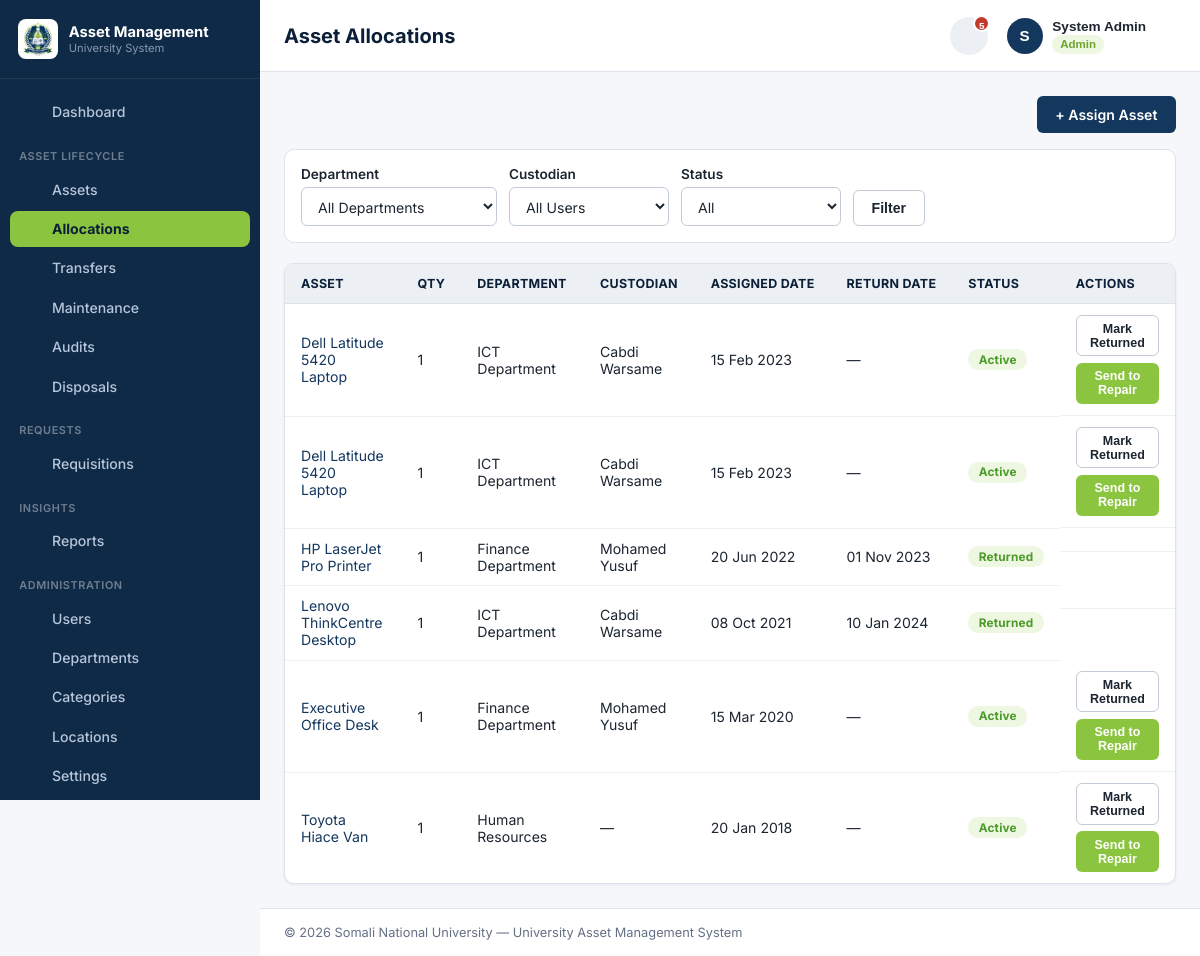
The app's page /modules/assigned/list.php (signed in) with its own data.
### tables this page shows
CREATE TABLE asset_assigned (
    assign_id          INT AUTO_INCREMENT PRIMARY KEY,
    asset_id           INT NOT NULL,
    quantity           INT NOT NULL DEFAULT 1,
    assigned_to        INT NOT NULL COMMENT 'department the asset is allocated to',
    assigned_user_id   INT NULL COMMENT 'specific staff custodian within the department',
    assigned_by        INT NOT NULL COMMENT 'user who processed the allocation',
    assigned_date      DATE NOT NULL,
    return_date        DATE NULL,
    status             ENUM('active','returned','repair') NOT NULL DEFAULT 'active',
    remarks            VARCHAR(255) NULL,
    created_at         TIMESTAMP NOT NULL DEFAULT CURRENT_TIMESTAMP,
    updated_at         TIMESTAMP NOT NULL DEFAULT CURRENT_TIMESTAMP ON UPDATE CURRENT_TIMESTAMP,
    CONSTRAINT fk_assigned_asset FOREIGN KEY (asset_id) REFERENCES assets(asset_id)
        ON UPDATE CASCADE ON DELETE CASCADE,
    CONSTRAINT fk_assigned_department FOREIGN KEY (assigned_to) REFERENCES departments(department_id)
        ON UPDATE CASCADE ON DELETE RESTRICT,
    CONSTRAINT fk_assigned_user FOREIGN KEY (assigned_user_id) REFERENCES users(user_id)
        ON UPDATE CASCADE ON DELETE SET NULL,
    CONSTRAINT fk_assigned_by FOREIGN KEY (assigned_by) REFERENCES users(user_id)
        ON UPDATE CASCADE ON DELETE RESTRICT
);

CREATE TABLE assets (
    asset_id         INT AUTO_INCREMENT PRIMARY KEY,
    name             VARCHAR(150) NOT NULL,
    category_id      INT NOT NULL,
    serial_no        VARCHAR(100) NULL,
    location_id      INT NULL,
    department_id    INT NULL COMMENT 'current custodian department',
    purchase_date    DATE NOT NULL,
    purchase_cost    DECIMAL(12,2) NOT NULL COMMENT 'cost per unit',
    quantity         INT NOT NULL DEFAULT 1 COMMENT 'total physical units this record represents',
    warranty_expiry  DATE NULL,
    status           ENUM('active','under_repair','disposed') NOT NULL DEFAULT 'active',
    description      TEXT NULL,
    created_at       TIMESTAMP NOT NULL DEFAULT CURRENT_TIMESTAMP,
    updated_at       TIMESTAMP NOT NULL DEFAULT CURRENT_TIMESTAMP ON UPDATE CURRENT_TIMESTAMP,
    CONSTRAINT fk_assets_category FOREIGN KEY (category_id) REFERENCES categories(category_id)
        ON UPDATE CASCADE ON DELETE RESTRICT,
    CONSTRAINT fk_assets_location FOREIGN KEY (location_id) REFERENCES locations(location_id)
        ON UPDATE CASCADE ON DELETE SET NULL,
    CONSTRAINT fk_assets_department FOREIGN KEY (department_id) REFERENCES departments(department_id)
        ON UPDATE CASCADE ON DELETE SET NULL
);

CREATE TABLE departments (
    department_id    INT AUTO_INCREMENT PRIMARY KEY,
    department_name  VARCHAR(100) NOT NULL,
    head_id           INT NULL,
    location          VARCHAR(150) NULL,
    created_at        TIMESTAMP NOT NULL DEFAULT CURRENT_TIMESTAMP,
    updated_at        TIMESTAMP NOT NULL DEFAULT CURRENT_TIMESTAMP ON UPDATE CURRENT_TIMESTAMP
);

CREATE TABLE users (
    user_id        INT AUTO_INCREMENT PRIMARY KEY,
    name           VARCHAR(100) NOT NULL,
    email          VARCHAR(150) NOT NULL UNIQUE,
    username       VARCHAR(50) NOT NULL UNIQUE,
    profile_picture VARCHAR(255) NULL,
    password       VARCHAR(255) NOT NULL,
    role_id        INT NOT NULL,
    department_id  INT NULL,
    status         ENUM('active','inactive') NOT NULL DEFAULT 'active',
    created_at     TIMESTAMP NOT NULL DEFAULT CURRENT_TIMESTAMP,
    updated_at     TIMESTAMP NOT NULL DEFAULT CURRENT_TIMESTAMP ON UPDATE CURRENT_TIMESTAMP,
    CONSTRAINT fk_users_role FOREIGN KEY (role_id) REFERENCES roles(role_id)
        ON UPDATE CASCADE ON DELETE RESTRICT,
    CONSTRAINT fk_users_department FOREIGN KEY (department_id) REFERENCES departments(department_id)
        ON UPDATE CASCADE ON DELETE SET NULL
);

### includes/auth.php (called while the page is built, shortened)
<?php
function isLoggedIn(): bool
{
    return !empty($_SESSION['user_id']);
}
function hasRole(array $roles): bool
{
    return isLoggedIn() && in_array($_SESSION['role_name'], $roles, true);
}

### modules/assigned/list.php (the view, shortened to what this page needs)
<?php
require_once __DIR__ . '/../../includes/bootstrap.php';
$canEdit = hasRole([ROLE_ADMIN, ROLE_OFFICER]);
$isHead  = hasRole([ROLE_HEAD]);
$where  = [];
$params = [];
$whereSql = $where ? ('WHERE ' . implode(' AND ', $where)) : '';
$sql = "SELECT aa.*, a.name AS asset_name, d.department_name, u.name AS custodian_name, ub.name AS assigned_by_name
        FROM asset_assigned aa
        JOIN assets a ON a.asset_id = aa.asset_id
        LEFT JOIN departments d ON d.department_id = aa.assigned_to
        LEFT JOIN users u ON u.user_id = aa.assigned_user_id
        LEFT JOIN users ub ON ub.user_id = aa.assigned_by
        $whereSql
        ORDER BY aa.assigned_date DESC";
$stmt = $pdo->prepare($sql);
$stmt->execute($params);
$rows = $stmt->fetchAll();
include __DIR__ . '/../../includes/layout/header.php';
?>
<div class="card-header">
    <?php if ($canEdit): ?>
        <a href="<?= APP_URL ?>/modules/assigned/add.php" class="btn btn-primary">+ Assign Asset</a>
    <?php endif; ?>
</div>
<form method="get" class="filter-bar">
    <?php if (!$isHead): ?>
    <div class="form-group">
        <label for="department_id">Department</label>
        <select id="department_id" name="department_id">
            <option value="">All Departments</option>
        </select>
    </div>
    <?php endif; ?>
    <div class="form-group">
        <label for="user_id">Custodian</label>
        <select id="user_id" name="user_id">
            <option value="">All Users</option>
        </select>
    </div>
    <div class="form-group">
        <label for="status">Status</label>
        <select id="status" name="status">
            <option value="">All</option>
        </select>
    </div>
    <div class="form-group"><button type="submit" class="btn btn-outline">Filter</button></div>
</form>
<div class="table-wrap">
<table id="assignedTable">
    <thead>
        <tr>
            <th data-sort>Asset</th>
            <th data-sort>Qty</th>
            <th data-sort>Department</th>
            <th data-sort>Custodian</th>
            <th data-sort>Assigned Date</th>
            <th data-sort>Return Date</th>
            <th data-sort>Status</th>
            <th class="no-sort">Actions</th>
        </tr>
    </thead>
    <tbody>
    <?php foreach ($rows as $r): ?>
        <tr>
            <td><a href="<?= APP_URL ?>/modules/assets/view.php?id=<?= (int) $r['asset_id'] ?>"><?= e($r['asset_name']) ?></a></td>
            <td><?= (int) $r['quantity'] ?></td>
            <td><?= e($r['department_name'] ?? '—') ?></td>
            <td><?= e($r['custodian_name'] ?? '—') ?></td>
            <td><?= formatDate($r['assigned_date']) ?></td>
            <td><?= formatDate($r['return_date']) ?></td>
            <td><?= statusBadge($r['status']) ?></td>
            <td class="table-actions">
                <?php if ($canEdit && $r['status'] === 'active'): ?>
                    <form method="post" action="<?= APP_URL ?>/modules/assigned/return.php" style="display:inline;" data-confirm="Mark this asset as returned?">
                        <button type="submit" class="btn btn-sm btn-outline">Mark Returned</button>
                    </form>
                    <form method="post" action="<?= APP_URL ?>/modules/assigned/return.php" style="display:inline;" data-confirm="Send this asset for repair?">
                        <button type="submit" class="btn btn-sm btn-accent">Send to Repair</button>
                    </form>
                <?php endif; ?>
            </td>
        </tr>
    <?php endforeach; ?>
    </tbody>
</table>
</div>
<?php include __DIR__ . '/../../includes/layout/footer.php'; ?>

### includes/functions.php (shortened to what this page needs)
<?php
function e($value): string
{
    return htmlspecialchars((string) $value, ENT_QUOTES, 'UTF-8');
}
function formatDate(?string $date): string
{
    if (empty($date) || $date === '0000-00-00') {
        return '—';
    }
    $ts = strtotime($date);
    return $ts ? date('d M Y', $ts) : '—';
}
function statusBadge(?string $status): string
{
    $key = strtolower($status);
    $success = ['active', 'found', 'approved', 'completed', 'issued', 'returned', 'success'];
    $warning = ['under_repair', 'pending', 'in_progress', 'repair'];
    $danger  = ['disposed', 'missing', 'rejected', 'damaged', 'inactive', 'failed'];
    if (in_array($key, $success, true)) {
        $class = 'badge-success';
    } elseif (in_array($key, $warning, true)) {
        $class = 'badge-warning';
    } elseif (in_array($key, $danger, true)) {
        $class = 'badge-danger';
    } else {
        $class = 'badge-neutral';
    }
    $label = ucwords(str_replace('_', ' ', $status));
    return '<span class="badge ' . $class . '">' . e($label) . '</span>';
}
function icon(string $name, string $class = ''): string
{
    $path = $paths[$name] ?? '';
    return '<svg class="icon ' . e($class) . '" viewBox="0 0 24 24" fill="none" stroke="currentColor" stroke-width="1.8" stroke-linecap="round" stroke-linejoin="round" aria-hidden="true">' . $path . '</svg>';
}
function getPendingAlerts(PDO $pdo): array
{
    $alerts = [];
    $isHead = hasRole([ROLE_HEAD]);
    $deptId = $_SESSION['department_id'] ?? null;
    $plural = fn (int $count) => (activeLanguage() === 'en' && $count !== 1) ? 's' : '';
    if ($isHead) {
        $stmt = $pdo->prepare(
            "SELECT COUNT(*) FROM asset_maintenance m JOIN assets a ON a.asset_id = m.asset_id
             WHERE m.status IN ('pending','in_progress') AND a.department_id = :dept"
        );
        $stmt->execute(['dept' => $deptId]);
        $maintenanceCount = (int) $stmt->fetchColumn();
    } else {
        $maintenanceCount = (int) $pdo->query("SELECT COUNT(*) FROM asset_maintenance WHERE status IN ('pending','in_progress')")->fetchColumn();
    }
    if ($maintenanceCount > 0) {
        $alerts[] = ['count' => $maintenanceCount, 'text' => $maintenanceCount . ' ' . t('alert.maintenance') . $plural($maintenanceCount), 'url' => APP_URL . '/modules/maintenance/list.php'];
    }
    if (hasRole([ROLE_ADMIN, ROLE_OFFICER, ROLE_TOPMGMT])) {
        $disposalCount = (int) $pdo->query("SELECT COUNT(*) FROM asset_disposals WHERE status = 'pending'")->fetchColumn();
        if ($disposalCount > 0) {
            $alerts[] = ['count' => $disposalCount, 'text' => $disposalCount . ' ' . t('alert.disposal') . $plural($disposalCount), 'url' => APP_URL . '/modules/disposals/list.php'];
        }
    }
    if (hasRole([ROLE_ADMIN, ROLE_OFFICER])) {
        $requisitionCount = (int) $pdo->query("SELECT COUNT(*) FROM requisitions WHERE status = 'pending'")->fetchColumn();
    } elseif ($isHead) {
        $stmt = $pdo->prepare("SELECT COUNT(*) FROM requisitions WHERE status = 'pending' AND department_id = :dept");
        $stmt->execute(['dept' => $deptId]);
        $requisitionCount = (int) $stmt->fetchColumn();
    } else {
        $requisitionCount = 0;
    }
    if ($requisitionCount > 0) {
        $alerts[] = ['count' => $requisitionCount, 'text' => $requisitionCount . ' ' . t('alert.requisition') . $plural($requisitionCount), 'url' => APP_URL . '/modules/requisitions/list.php'];
    }
    return $alerts;
}

### static/css/style.css (style rules this page uses)
:root { --color-sidebar-bg: #0f2a47; --color-sidebar-bg-active: #16385e; --color-sidebar-text: #b7c6da; --color-sidebar-text-active: #ffffff; --color-primary: #14375e; --color-primary-dark: #0b2038; --color-primary-light: #e8edf3; --color-accent: #8bc53f; --color-accent-dark: #6ea52d; --color-accent-light: #eef7e1; --color-white: #ffffff; --color-gray-50: #f5f7fa; --color-gray-100: #eceff3; --color-gray-200: #dde3ea; --color-gray-300: #c3ccd6; --color-gray-500: #7c8898; --color-gray-700: #444e5c; --color-text: #1c2530; --color-text-muted: #647084; --color-success: #4c9a2a; --color-success-bg: #eef7e1; --color-warning: #c9861a; --color-warning-bg: #fbf0dd; --color-danger: #c0392b; --color-danger-bg: #fbe9e7; --color-neutral-bg: #eceff3; --radius: 10px; --shadow-sm: 0 1px 3px rgba(15, 42, 71, 0.08); --shadow-md: 0 8px 24px rgba(15, 42, 71, 0.14); --sidebar-width: 260px; }
* { box-sizing: border-box; }
body { margin: 0; font-family: 'Inter', 'Segoe UI', Tahoma, Geneva, Verdana, sans-serif; background: var(--color-gray-50); color: var(--color-text); font-size: 14.5px; }
a { color: var(--color-primary); text-decoration: none; }
.icon { width: 1.15em; height: 1.15em; vertical-align: -0.2em; flex-shrink: 0; }
.caret .icon { width: 0.9em; height: 0.9em; }
.card-header { display: flex; align-items: center; justify-content: space-between; margin-bottom: 1rem; }
.btn { display: inline-flex; align-items: center; justify-content: center; gap: 0.4rem; padding: 0.55rem 1.1rem; border-radius: 6px; border: 1px solid transparent; font-size: 0.88rem; font-weight: 600; cursor: pointer; text-decoration: none; }
.btn-primary { background: var(--color-primary); color: #fff; }
.btn-accent { background: var(--color-accent); color: #fff; }
.btn-outline { background: transparent; border-color: var(--color-gray-300); color: var(--color-text); }
.btn-sm { padding: 0.35rem 0.7rem; font-size: 0.78rem; }
.form-group { margin-bottom: 1rem; }
label { display: block; font-size: 0.85rem; font-weight: 600; margin-bottom: 0.35rem; color: var(--color-text); }
input[type="text"], input[type="email"], input[type="password"], input[type="number"], input[type="date"], input[type="search"], select, textarea { width: 100%; padding: 0.55rem 0.75rem; border: 1px solid var(--color-gray-300); border-radius: 6px; font-size: 0.88rem; font-family: inherit; background: var(--color-white); color: var(--color-text); }
.filter-bar { display: flex; flex-wrap: wrap; gap: 0.75rem; align-items: end; background: var(--color-white); border: 1px solid var(--color-gray-200); border-radius: var(--radius); padding: 1rem; margin-bottom: 1.25rem; }
.filter-bar .form-group { margin-bottom: 0; min-width: 160px; }
.table-wrap { background: var(--color-white); border: 1px solid var(--color-gray-200); border-radius: var(--radius); overflow-x: auto; box-shadow: var(--shadow-sm); }
table { width: 100%; border-collapse: collapse; font-size: 0.88rem; }
thead th { background: var(--color-gray-100); color: var(--color-primary-dark); text-align: left; padding: 0.75rem 1rem; font-size: 0.78rem; text-transform: uppercase; letter-spacing: 0.3px; border-bottom: 1px solid var(--color-gray-200); cursor: pointer; white-space: nowrap; }
thead th.no-sort { cursor: default; }
tbody td { padding: 0.7rem 1rem; border-bottom: 1px solid var(--color-gray-100); vertical-align: middle; }
tbody tr:last-child td { border-bottom: none; }
.table-actions { display: flex; gap: 0.4rem; flex-wrap: wrap; }
.badge { display: inline-block; padding: 0.22rem 0.65rem; border-radius: 20px; font-size: 0.74rem; font-weight: 700; letter-spacing: 0.2px; }
.badge-success { background: var(--color-success-bg); color: var(--color-success); }

### records on screen
asset_assigned: asset.name "Dell Latitude 5420 Laptop", quantity "1", assigned_to.department_name "ICT Department", assigned_user.name "Cabdi Warsame", assigned_date "15 Feb 2023", return_date "—", status "Active"
asset_assigned: asset.name "Dell Latitude 5420 Laptop", quantity "1", assigned_to.department_name "ICT Department", assigned_user.name "Cabdi Warsame", assigned_date "15 Feb 2023", return_date "—", status "Active"
asset_assigned: asset.name "HP LaserJet Pro Printer", quantity "1", assigned_to.department_name "Finance Department", assigned_user.name "Mohamed Yusuf", assigned_date "20 Jun 2022", return_date "01 Nov 2023", status "Returned"
asset_assigned: asset.name "Lenovo ThinkCentre Desktop", quantity "1", assigned_to.department_name "ICT Department", assigned_user.name "Cabdi Warsame", assigned_date "08 Oct 2021", return_date "10 Jan 2024", status "Returned"
asset_assigned: asset.name "Executive Office Desk", quantity "1", assigned_to.department_name "Finance Department", assigned_user.name "Mohamed Yusuf", assigned_date "15 Mar 2020", return_date "—", status "Active"
asset_assigned: asset.name "Toyota Hiace Van", quantity "1", assigned_to.department_name "Human Resources", custodian_name "—", assigned_date "20 Jan 2018", return_date "—", status "Active"

### other values on screen
t('brand.title') "Asset Management"
t('brand.subtitle') "University System"
$label "Dashboard Assets Allocations Transfers Maintenance Audits Disposals Requisitions Reports Users Departments Categories Locations Settings"
t('nav.section.assets') "ASSET LIFECYCLE"
t('nav.section.requests') "REQUESTS"
t('nav.section.insights') "INSIGHTS"
t('nav.section.admin') "ADMINISTRATION"
$pageTitle "Asset Allocations"
$bellTotal "5"
mb_strtoupper(mb_substr($user['name'] ?? 'A', 0, 1)) "S"
$user['name'] "System Admin"
$user['role_name'] "Admin"
$uniName "Somali National University"
t('footer.system_name') "University Asset Management System"
